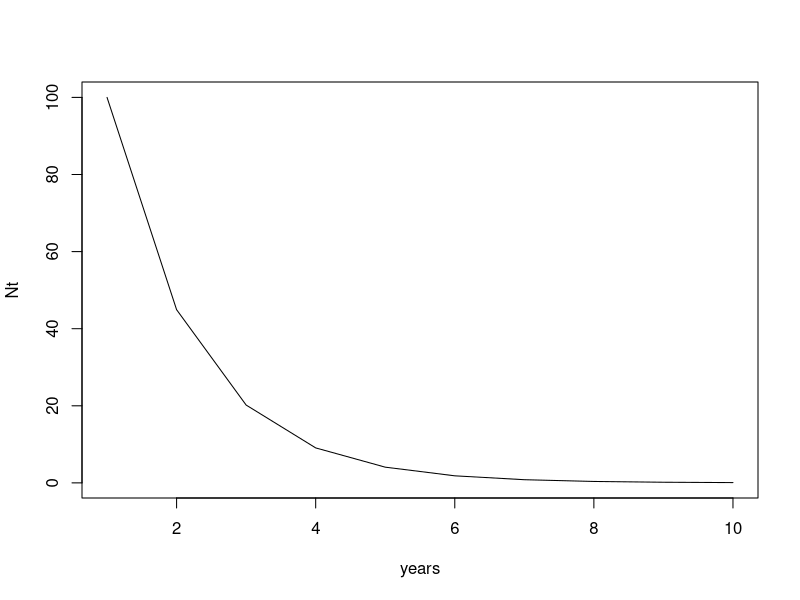
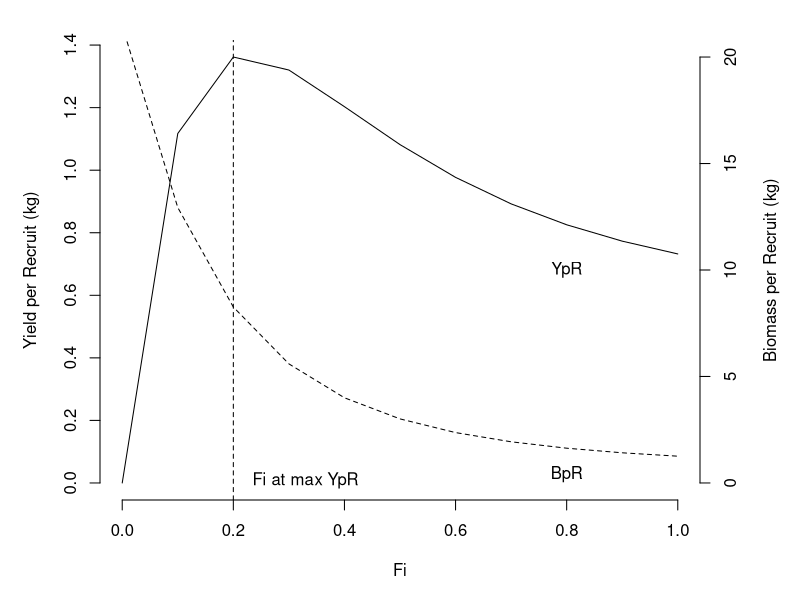

Here is the R script that generated these plots, in order:
## ---- chunk 1
knitr::opts_chunk$set(echo = TRUE)
## ---- chunk 2

## ---- chunk 3
N0 = 100 # number of individual at age 1
years = 1:10 # follow the cohort for 10 years
Fi = 0.6 # fishing mortality
M = 0.2 # natural mortality
Z = Fi+M # total mortality
Nt = c(N0,N0*exp(-(Z)*years[1:9])) # calculate numbers in following ages assuming a exponential decay
plot(Nt~years, type = "l")

W = c(0.6,0.9,2.1,4.1,6.3,8.4,10,11.2,12.6,13.5) # these are average weight at age
Pb = Nt*W # Population biomass is found by multiplying average weight for number of individuals
## ---- chunk 4

## ---- chunk 5

## ---- chunk 6
Z = c(0.5, 0.7, 0.9)

## ---- chunk 7
getYpR = function(Fi){
  N0 = 100
  years = 1:10

  M = 0.2
  Z = Fi+M
  Nt = c(N0,N0*exp(-(Fi+M)*years[1:9]))
W = c(0.6,0.9,2.1,4.1,6.3,8.4,10,11.2,12.6,13.5)
Pb = Nt*W # Population biomass
Cn = Cn = Fi/(Z)*Nt*(1-exp(-Z)) # catches in Numbers
Cw = Cn*W
Y = sum(Cw)

# Yield per recruit
YpR = Y/100
# Biomass per recruit
BpR = sum(Pb)/100
c(YpR = YpR,BpR = BpR)
}  
## ---- chunk 8
Fis = seq(0,1,.1) # range of fishing mortality values 

dat = do.call(rbind, lapply(Fis, getYpR)) # apply the function to all elements of Fis and then combine the results in a table
dat = as.data.frame(dat) # we need to make sure this table is a data.frame
dat$Fi = Fis

par(mar = c(5,5,2,5)) # set the margins for the plotting device
plot(YpR~Fi, dat, type = "l", axes = FALSE, ylab = "Yield per Recruit (kg)")
axis(1)
axis(2)
par(new = T) # allows overplotting on the same figure
plot(BpR~Fi, dat, type = "l", lty = 2, axes=FALSE, xlab=NA, ylab=NA, ylim = c(0,20)) # this is the dashed line
axis(side = 4)
mtext(4,line = 3 ,text = "Biomass per Recruit (kg)")
# best Fi
abline(v = dat$Fi[dat$YpR==max(dat$YpR)], lty = 2)
text(0.33, 0.1, expression('Fi at max YpR'))
text(0.8,0.4, expression('BpR'))
text(0.8,10, expression('YpR'))
## ---- chunk 9
Data<-read.csv('catchage.csv')  # 8 years and 4 ages

Ca.o<-Data[,2:5] # Catch-at-age Matrix observed
F<-matrix(NA,8,4) # Fishing mortality at different ages
N<-matrix(NA,8,4) # abundance (population size)
Ca.p<-matrix(NA,8,4) # Catch estimated  
M<-0.2 # assume M is constant and known
### assume F to be 0.2 for last age and last year
F[,4]<-0.2  # last age group
F[8,]<-0.2  # last year group


## Guland 1965 with 
### estimate N for last age and last year 
#    based on the assumed F
# Nt=Ct/(Ft/Zt)*(1-exp(-Zt))
# Z=F+M=F+0.2
N<-Ca.o/(F/(F+M))/(1-exp(-(F+M)))
N  # we know Year 8, and age group 4
## ---- chunk 10
for (a in 3:1) {               # Calculate VPA backwards from age group 3-1, 4 is already figured
  for (y in 7:1) {             # backwards from Year 7-1
    obj<-function(par) {       # function to return sum of standard error of estimated catch
      F[y,a]<-par
      # C/Na+1=Fa/Za*(exp(Za)-1)
      Ca.p[y,a]<-N[y+1,a+1]*F[y,a]/(F[y,a]+M)*(exp(F[y,a]+M)-1) # estimate previous catch using above equation
      SE<-(log(Ca.o[y,a])-log(Ca.p[y,a]))^2                     # calculate standard error of estimate
      sum(SE)                                                   # sum of all SE values 
    }
    F.fit<-optim(par=0.05,obj,method='L-BFGS-B',lower = 0.00001,upper = 1) #optimize estimated F at year and age
    F[y,a]<-F.fit$par
    # Na+1=Na*exp(-Za)
    N[y,a]<-N[y+1,a+1]/exp(-(F[y,a]+M))     # calculate population size with optimized catch mortality
  }
}
N
F
## ---- chunk 11
###  Gulland 1965 with tuned F
# n is the numbers of adjustment to F assuming
n<-3

Fa4<-matrix(NA,8,n) # F at Age 4
Fy8<-matrix(NA,n,4) # F at the 8th year
for (i in 1:n) {
  N<-Ca.o/(F/(F+M))/(1-exp(-(F+M)))      # Nt=Ct/(Ft/Zt)*(1-exp(-Zt))
  for (a in 3:1) {
    for (y in 7:1) {
      obj<-function(par) {
        F[y,a]<-par
        # C/Na+1=Fa/Za*(exp(Za)-1)
        Ca.p[y,a]<-N[y+1,a+1]*F[y,a]/(F[y,a]+M)*(exp(F[y,a]+M)-1)
        SE<-(log(Ca.o[y,a])-log(Ca.p[y,a]))^2
        sum(SE)
      }
      F.fit<-optim(par=0.05,obj,method='L-BFGS-B',lower = 0.00001,upper = 1)
      F[y,a]<-F.fit$par
      # Na+1=Na*exp(-Za)
      N[y,a]<-N[y+1,a+1]/exp(-(F[y,a]+M))
    }
  }
  
  Fa4[,i]<-F[,4]
  Fy8[i,]<-F[8,]
  
  # adjust F assuming
  F[,4]<-rowMeans(F[,2:4]) # last age group
  F[8,]<-colMeans(F[6:8,])  # last year group
}
N
F
## ---- chunk 12
# Practice
# plot of year~abundance
# plot of year~fishing mortality
# plot of year~fishing mortality under 2 hypotheses of M
